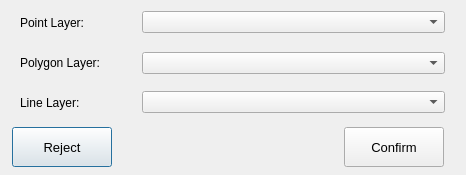
<?xml version="1.0" encoding="UTF-8"?>
<ui version="4.0">
 <class>layerSelection</class>
 <widget class="QDialog" name="layerSelection">
  <property name="geometry">
   <rect>
    <x>0</x>
    <y>0</y>
    <width>466</width>
    <height>175</height>
   </rect>
  </property>
  <property name="windowTitle">
   <string>Layer Selection</string>
  </property>
  <property name="windowIcon">
   <iconset>
    <normaloff>icons/icon.png</normaloff>icons/icon.png</iconset>
  </property>
  <layout class="QGridLayout" name="gridLayout">
   <property name="leftMargin">
    <number>10</number>
   </property>
   <property name="topMargin">
    <number>5</number>
   </property>
   <property name="rightMargin">
    <number>20</number>
   </property>
   <property name="bottomMargin">
    <number>5</number>
   </property>
   <item row="2" column="0">
    <widget class="QFrame" name="frame_3">
     <property name="frameShape">
      <enum>QFrame::NoFrame</enum>
     </property>
     <property name="frameShadow">
      <enum>QFrame::Raised</enum>
     </property>
     <layout class="QHBoxLayout" name="horizontalLayout_4">
      <property name="spacing">
       <number>2</number>
      </property>
      <property name="leftMargin">
       <number>10</number>
      </property>
      <property name="topMargin">
       <number>1</number>
      </property>
      <property name="rightMargin">
       <number>1</number>
      </property>
      <property name="bottomMargin">
       <number>1</number>
      </property>
      <item>
       <widget class="QLabel" name="label_3">
        <property name="minimumSize">
         <size>
          <width>120</width>
          <height>0</height>
         </size>
        </property>
        <property name="maximumSize">
         <size>
          <width>120</width>
          <height>16777215</height>
         </size>
        </property>
        <property name="text">
         <string>Polygon Layer:</string>
        </property>
       </widget>
      </item>
      <item>
       <widget class="QComboBox" name="polygonsComboBox"/>
      </item>
     </layout>
    </widget>
   </item>
   <item row="4" column="0">
    <widget class="QFrame" name="frame_2">
     <property name="minimumSize">
      <size>
       <width>0</width>
       <height>45</height>
      </size>
     </property>
     <property name="maximumSize">
      <size>
       <width>16777215</width>
       <height>45</height>
      </size>
     </property>
     <property name="frameShape">
      <enum>QFrame::NoFrame</enum>
     </property>
     <property name="frameShadow">
      <enum>QFrame::Raised</enum>
     </property>
     <layout class="QHBoxLayout" name="horizontalLayout_2">
      <property name="leftMargin">
       <number>2</number>
      </property>
      <property name="topMargin">
       <number>2</number>
      </property>
      <property name="rightMargin">
       <number>2</number>
      </property>
      <property name="bottomMargin">
       <number>2</number>
      </property>
      <item>
       <widget class="QPushButton" name="rejectPushButton">
        <property name="minimumSize">
         <size>
          <width>100</width>
          <height>40</height>
         </size>
        </property>
        <property name="maximumSize">
         <size>
          <width>100</width>
          <height>40</height>
         </size>
        </property>
        <property name="font">
         <font>
          <pointsize>10</pointsize>
         </font>
        </property>
        <property name="text">
         <string>Reject</string>
        </property>
       </widget>
      </item>
      <item>
       <spacer name="horizontalSpacer">
        <property name="orientation">
         <enum>Qt::Horizontal</enum>
        </property>
        <property name="sizeHint" stdset="0">
         <size>
          <width>40</width>
          <height>20</height>
         </size>
        </property>
       </spacer>
      </item>
      <item>
       <widget class="QPushButton" name="confirmPushButton">
        <property name="minimumSize">
         <size>
          <width>100</width>
          <height>40</height>
         </size>
        </property>
        <property name="maximumSize">
         <size>
          <width>100</width>
          <height>40</height>
         </size>
        </property>
        <property name="font">
         <font>
          <pointsize>10</pointsize>
         </font>
        </property>
        <property name="text">
         <string>Confirm</string>
        </property>
       </widget>
      </item>
     </layout>
    </widget>
   </item>
   <item row="1" column="0">
    <widget class="QFrame" name="frame">
     <property name="minimumSize">
      <size>
       <width>0</width>
       <height>35</height>
      </size>
     </property>
     <property name="maximumSize">
      <size>
       <width>16777215</width>
       <height>40</height>
      </size>
     </property>
     <property name="frameShape">
      <enum>QFrame::NoFrame</enum>
     </property>
     <property name="frameShadow">
      <enum>QFrame::Raised</enum>
     </property>
     <layout class="QHBoxLayout" name="horizontalLayout">
      <property name="spacing">
       <number>2</number>
      </property>
      <property name="leftMargin">
       <number>10</number>
      </property>
      <property name="topMargin">
       <number>1</number>
      </property>
      <property name="rightMargin">
       <number>1</number>
      </property>
      <property name="bottomMargin">
       <number>1</number>
      </property>
      <item>
       <widget class="QLabel" name="label">
        <property name="minimumSize">
         <size>
          <width>120</width>
          <height>0</height>
         </size>
        </property>
        <property name="maximumSize">
         <size>
          <width>120</width>
          <height>16777215</height>
         </size>
        </property>
        <property name="text">
         <string>Point Layer:</string>
        </property>
       </widget>
      </item>
      <item>
       <widget class="QComboBox" name="pointsComboBox"/>
      </item>
     </layout>
    </widget>
   </item>
   <item row="3" column="0">
    <widget class="QFrame" name="frame_4">
     <property name="frameShape">
      <enum>QFrame::NoFrame</enum>
     </property>
     <property name="frameShadow">
      <enum>QFrame::Raised</enum>
     </property>
     <layout class="QHBoxLayout" name="horizontalLayout_5">
      <property name="spacing">
       <number>2</number>
      </property>
      <property name="leftMargin">
       <number>10</number>
      </property>
      <property name="topMargin">
       <number>1</number>
      </property>
      <property name="rightMargin">
       <number>1</number>
      </property>
      <property name="bottomMargin">
       <number>1</number>
      </property>
      <item>
       <widget class="QLabel" name="label_4">
        <property name="minimumSize">
         <size>
          <width>120</width>
          <height>0</height>
         </size>
        </property>
        <property name="maximumSize">
         <size>
          <width>120</width>
          <height>16777215</height>
         </size>
        </property>
        <property name="text">
         <string>Line Layer:</string>
        </property>
       </widget>
      </item>
      <item>
       <widget class="QComboBox" name="linesComboBox"/>
      </item>
     </layout>
    </widget>
   </item>
  </layout>
 </widget>
 <resources/>
 <connections/>
</ui>
